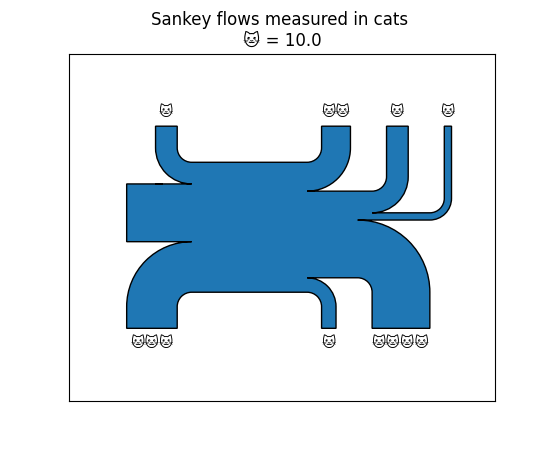

The script that drew this image:
import matplotlib.pyplot as plt
from matplotlib.sankey import Sankey
import math


def display_in_cats(values, min_cats, max_cats):
    def display_in_cat_scale(value):
        max_value = max(values, key=abs)
        number_cats_to_show = \
            max(min_cats, math.floor(abs(value) / max_value * max_cats))
        return str(number_cats_to_show * '🐱')

    return display_in_cat_scale


flows = [35, 15, 40, -20, -15, -5, -40, -10]
orientations = [-1, 1, 0, 1, 1, 1, -1, -1]

# Cats are good, we want a strictly positive number of them
min_cats = 1
# More than four cats might be too much for some people
max_cats = 4

cats_format = display_in_cats(flows, min_cats, max_cats)

sankey = Sankey(flows=flows, orientations=orientations, format=cats_format,
                offset=.1, head_angle=180, shoulder=0, scale=.010)

diagrams = sankey.finish()

diagrams[0].texts[2].set_text('')

plt.title(f'Sankey flows measured in cats \n'
          f'🐱 = {max(flows, key=abs) / max_cats}')

plt.show()
